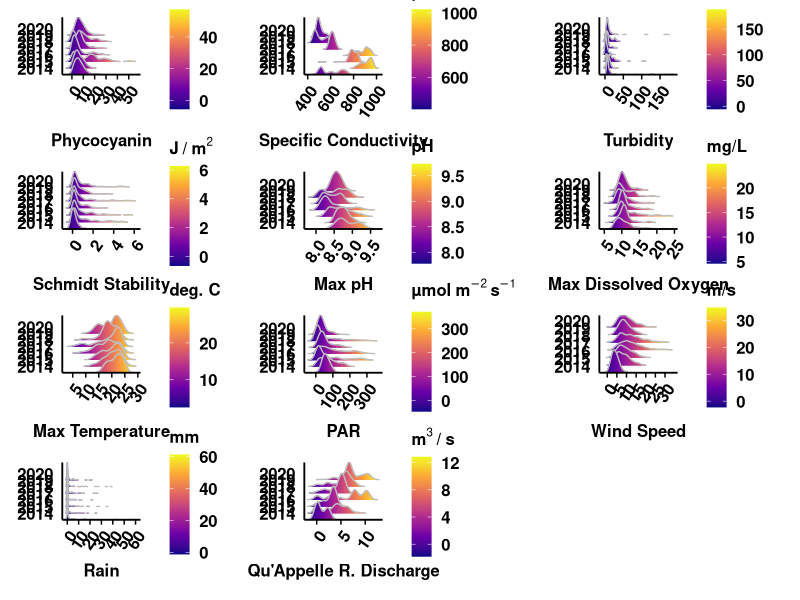

Reproduce this figure in R.
library(tidyverse)
library(here)
library(patchwork)
library(ggridges)

#Data
all_dat <- read_csv(here('data/processed_data', 'BP_all_June72022.csv'))

#Qu'appelle at Elbow drop structure daily flow data
quap_dat <- read_csv(here('data/raw_data', 'stationO5JG006_parms.csv'))

quap_dat <- quap_dat %>% filter(PARAM == 1, YEAR > 2013)%>% 
  rename('DOY' = DD,
         "Quap_Flow" = Value) %>%
  select(YEAR, DOY, Quap_Flow)

#join flow and weather to larger data file
all_dat <- all_dat %>% left_join(quap_dat, by = c("Year" = "YEAR", "DOY" = "DOY"))

#Ridge Density Plots (Figure 4)

phyco <- ggplot(all_dat, aes(x = PhycoRFUShallow, y = factor(Year), fill = stat(x))) +
  geom_density_ridges_gradient(scale = 3, rel_min_height = 0.001, colour= "grey") +
  scale_x_continuous(breaks = seq(0,55, 10)) + 
  scale_fill_viridis_c(option = "plasma", direction = 1, name = "RFU") +
  scale_y_discrete(expand = c(0,0))+
  labs(x = "Phycocyanin", y = NULL) +
  theme_ridges(grid = FALSE, center_axis_labels = TRUE)+
  theme(axis.text.x = element_text(angle=55, hjust=1, vjust=1, face = "bold", size = 12),
        axis.text.y = element_text(face = "bold", size = 12),
        axis.title.x = element_text(face = "bold", size =12),
        axis.title.y = element_text(face = "bold", size = 12),
        panel.grid.major = element_blank(),
        panel.grid.minor = element_blank(),
        axis.ticks.y = element_blank(),
        axis.line = element_line(),
        legend.text = element_text(face = "bold", size = 12),
        legend.title = element_text(face = "bold", size =12))


turb <- ggplot(all_dat, aes(x = TurbShallow, y = factor(Year), fill = stat(x))) +
  geom_density_ridges_gradient(scale = 3, rel_min_height = 0.001, colour= "grey") +
  scale_x_continuous() + 
  scale_fill_viridis_c(option = "plasma", direction = 1, name = "NTU") +
  scale_y_discrete(expand = c(0,0))+
  labs(x = "Turbidity", y = NULL) +
  theme_ridges(grid = FALSE, center_axis_labels = TRUE)+
  theme(axis.text.x = element_text(angle=55, hjust=1, vjust=1, face = "bold", size = 12),
        axis.text.y = element_text(face = "bold", size = 12),
        axis.title.x = element_text(face = "bold", size =12),
        axis.title.y = element_text(face = "bold", size = 12),
        panel.grid.major = element_blank(),
        panel.grid.minor = element_blank(),
        axis.ticks.y = element_blank(),
        axis.line = element_line(),
        legend.text = element_text(face = "bold", size = 12),
        legend.title = element_text(face = "bold", size =12))

cond <- ggplot(all_dat, aes(x = SpCondShallow, y = factor(Year), fill = stat(x))) +
  geom_density_ridges_gradient(scale = 3, rel_min_height = 0.001, colour= "grey") +
  scale_x_continuous() + 
  scale_fill_viridis_c(option = "plasma", direction = 1, name = "µS/cm") +
  scale_y_discrete(expand = c(0,0))+
  labs(x = "Specific Conductivity", y = NULL) +
  theme_ridges(grid = FALSE, center_axis_labels = TRUE)+
  theme(axis.text.x = element_text(angle=55, hjust=1, vjust=1, face = "bold", size = 12),
        axis.text.y = element_text(face = "bold", size = 12),
        axis.title.x = element_text(face = "bold", size =12),
        axis.title.y = element_text(face = "bold", size = 12),
        panel.grid.major = element_blank(),
        panel.grid.minor = element_blank(),
        axis.ticks.y = element_blank(),
        axis.line = element_line(),
        legend.text = element_text(face = "bold", size = 12),
        legend.title = element_text(face = "bold", size =12))


PAR <- ggplot(all_dat, aes(x = PARW2, y = factor(Year), fill = stat(x))) +
  geom_density_ridges_gradient(scale = 3, rel_min_height = 0.001, colour = "grey") +
  scale_x_continuous() + 
  scale_fill_viridis_c(option = "plasma", direction = 1, name = expression(bold(µmol~m^-2~s^-1))) +
  scale_y_discrete(expand = c(0,0))+
  labs(x = "PAR", y = NULL) +
  theme_ridges(grid = FALSE, center_axis_labels = TRUE)+
  theme(axis.text.x = element_text(angle=55, hjust=1, vjust=1, face = "bold", size = 12),
        axis.text.y = element_text(face = "bold", size = 12),
        axis.title.x = element_text(face = "bold", size =12),
        axis.title.y = element_text(face = "bold", size = 12),
        panel.grid.major = element_blank(),
        panel.grid.minor = element_blank(),
        axis.ticks.y = element_blank(),
        axis.line = element_line(),
        legend.text = element_text(face = "bold", size = 12),
        legend.title = element_text(face = "bold", size =12))



wind <- ggplot(all_dat, aes(x = WindSp, y = factor(Year), fill = stat(x))) +
  geom_density_ridges_gradient(scale = 3, rel_min_height = 0.001, colour = "grey") +
  scale_x_continuous(breaks = seq(0,30, 5)) + 
  scale_fill_viridis_c(option = "plasma", direction = 1, name = "m/s") +
  scale_y_discrete(expand = c(0,0))+
  labs(x = "Wind Speed", y = NULL) +
  theme_ridges(grid = FALSE, center_axis_labels = TRUE)+
  theme(axis.text.x = element_text(angle=55, hjust=1, vjust=1, face = "bold", size = 12),
        axis.text.y = element_text(face = "bold", size = 12),
        axis.title.x = element_text(face = "bold", size =12),
        axis.title.y = element_text(face = "bold", size = 12),
        panel.grid.major = element_blank(),
        panel.grid.minor = element_blank(),
        axis.ticks.y = element_blank(),
        axis.line = element_line(),
        legend.text = element_text(face = "bold", size = 12),
        legend.title = element_text(face = "bold", size =12))


rain <- ggplot(all_dat, aes(x = Total_Precip_mm, y = factor(Year), fill = stat(x))) +
  geom_density_ridges_gradient(scale = 3, rel_min_height = 0.001, colour = "grey") +
  scale_x_continuous(breaks = seq(0,70, 10)) + 
  scale_fill_viridis_c(option = "plasma", direction = 1, name = "mm") +
  scale_y_discrete(expand = c(0,0))+
  labs(x = "Rain", y = NULL) +
  theme_ridges(grid = FALSE, center_axis_labels = TRUE)+
  theme(axis.text.x = element_text(angle=55, hjust=1, vjust=1, face = "bold", size = 12),
        axis.text.y = element_text(face = "bold", size = 12),
        axis.title.x = element_text(face = "bold", size =12),
        axis.title.y = element_text(face = "bold", size = 12),
        panel.grid.major = element_blank(),
        panel.grid.minor = element_blank(),
        axis.ticks.y = element_blank(),
        axis.line = element_line(),
        legend.text = element_text(face = "bold", size = 12),
        legend.title = element_text(face = "bold", size =12))


flow <- ggplot(all_dat, aes(x = Quap_Flow, y = factor(Year), fill = stat(x))) +
  geom_density_ridges_gradient(scale = 3, rel_min_height = 0.001, colour = "grey") +
  scale_x_continuous(breaks = seq(0,20, 5)) + 
  scale_fill_viridis_c(option = "plasma", direction = 1, name = expression(bold(m^3~"/"~s))) +
  scale_y_discrete(expand = c(0,0))+
  labs(x = "Qu'Appelle R. Discharge", y = NULL) +
  theme_ridges(grid = FALSE, center_axis_labels = TRUE)+
  theme(axis.text.x = element_text(angle=55, hjust=1, vjust=1, face = "bold", size = 12),
        axis.text.y = element_text(face = "bold", size = 12),
        axis.title.x = element_text(face = "bold", size =12),
        axis.title.y = element_text(face = "bold", size = 12),
        panel.grid.major = element_blank(),
        panel.grid.minor = element_blank(),
        axis.ticks.y = element_blank(),
        axis.line = element_line(),
        legend.text = element_text(face = "bold", size = 12),
        legend.title = element_text(face = "bold", size =12))



schmidt <- ggplot(all_dat, aes(x = Schmidt, y = factor(Year), fill = stat(x))) +
  geom_density_ridges_gradient(scale = 3, rel_min_height = 0.001, colour = "grey") +
  scale_x_continuous() + 
  scale_fill_viridis_c(option = "plasma", direction = 1, name = expression(bold(J~"/"~m^2))) +
  scale_y_discrete(expand = c(0,0))+
  labs(x = "Schmidt Stability", y = NULL) +
  theme_ridges(grid = FALSE, center_axis_labels = TRUE)+
  theme(axis.text.x = element_text(angle=55, hjust=1, vjust=1, face = "bold", size = 12),
        axis.text.y = element_text(face = "bold", size = 12),
        axis.title.x = element_text(face = "bold", size =12),
        axis.title.y = element_text(face = "bold", size = 12),
        panel.grid.major = element_blank(),
        panel.grid.minor = element_blank(),
        axis.ticks.y = element_blank(),
        axis.line = element_line(),
        legend.text = element_text(face = "bold", size = 12),
        legend.title = element_text(face = "bold", size =12))


pH_max <- ggplot(all_dat, aes(x = pHShallow_max, y = factor(Year), fill = stat(x))) +
  geom_density_ridges_gradient(scale = 3, rel_min_height = 0.001, colour= "grey") +
  scale_x_continuous() + 
  scale_fill_viridis_c(option = "plasma", direction = 1, name = "pH") +
  scale_y_discrete(expand = c(0,0))+
  labs(x = "Max pH", y = NULL) +
  theme_ridges(grid = FALSE, center_axis_labels = TRUE)+
  theme(axis.text.x = element_text(angle=55, hjust=1, vjust=1, face = "bold", size = 12),
        axis.text.y = element_text(face = "bold", size = 12),
        axis.title.x = element_text(face = "bold", size =12),
        axis.title.y = element_text(face = "bold", size = 12),
        panel.grid.major = element_blank(),
        panel.grid.minor = element_blank(),
        axis.ticks.y = element_blank(),
        axis.line = element_line(),
        legend.text = element_text(face = "bold", size = 12),
        legend.title = element_text(face = "bold", size =12))

  
temp_max <- ggplot(all_dat, aes(x = TempShallow_max, y = factor(Year), fill = stat(x))) +
    geom_density_ridges_gradient(scale = 3, rel_min_height = 0.001, colour= "grey") +
    scale_x_continuous(breaks = seq(0,35,5)) + 
    scale_fill_viridis_c(option = "plasma", direction = 1, name = "deg. C") +
  scale_y_discrete(expand = c(0,0))+
    labs(x = "Max Temperature", y = NULL) +
    theme_ridges(grid = FALSE, center_axis_labels = TRUE)+
  theme(axis.text.x = element_text(angle=55, hjust=1, vjust=1, face = "bold", size = 12),
        axis.text.y = element_text(face = "bold", size = 12),
        axis.title.x = element_text(face = "bold", size =12),
        axis.title.y = element_text(face = "bold", size = 12),
        panel.grid.major = element_blank(),
        panel.grid.minor = element_blank(),
        axis.ticks.y = element_blank(),
        axis.line = element_line(),
        legend.text = element_text(face = "bold", size = 12),
        legend.title = element_text(face = "bold", size =12))

  
ODO_max <- ggplot(all_dat, aes(x = ODOShallow_max, y = factor(Year), fill = stat(x))) +
    geom_density_ridges_gradient(scale = 3, rel_min_height = 0.001, colour= "grey") +
    scale_x_continuous() + 
    scale_fill_viridis_c(option = "plasma", direction = 1, name = "mg/L") +
  scale_y_discrete(expand = c(0,0))+
    labs(x = "Max Dissolved Oxygen", y = NULL) +
    theme_ridges(grid = FALSE, center_axis_labels = TRUE)+
  theme(axis.text.x = element_text(angle=55, hjust=1, vjust=1, face = "bold", size = 12),
        axis.text.y = element_text(face = "bold", size = 12),
        axis.title.x = element_text(face = "bold", size =12),
        axis.title.y = element_text(face = "bold", size = 12),
        panel.grid.major = element_blank(),
        panel.grid.minor = element_blank(),
        axis.ticks.y = element_blank(),
        axis.line = element_line(),
        legend.text = element_text(face = "bold", size = 12),
        legend.title = element_text(face = "bold", size =12))


##Figure 5 - multipanel ridge density plot

#Patchwork plot
layout <- "
AABBCC#
DDEEFF#
GGHHII#
JJKK###
"

phyco + cond + turb + schmidt + pH_max + ODO_max + temp_max + PAR + wind + rain + flow + plot_layout(design = layout)


#BPWTP Phosphorus (Figure 6)
Phos_tot <- ggplot(all_dat, aes(x = Phosphate_total, y = factor(Year), fill = stat(x))) +
  geom_density_ridges_gradient(scale = 3, rel_min_height = 0.001, colour= "grey", jittered_points = TRUE, point_colour = "black") +
  scale_x_continuous(limits = c(0, 250)) + 
  scale_fill_viridis_c(option = "plasma", direction = 1, name = "µg P/L") +
  scale_y_discrete(expand = c(0,0))+
  labs(x = "Total Phosphorus", y = NULL) +
  theme_ridges(grid = FALSE, center_axis_labels = TRUE)+
  theme(axis.text.x = element_text(angle=55, hjust=1, vjust=1, face = "bold", size = 12),
        axis.text.y = element_text(face = "bold", size = 12),
        axis.title.x = element_text(face = "bold", size =12),
        axis.title.y = element_text(face = "bold", size = 12),
        panel.grid.major = element_blank(),
        panel.grid.minor = element_blank(),
        axis.ticks.y = element_blank(),
        axis.line = element_line(),
        legend.text = element_text(face = "bold", size = 12),
        legend.title = element_text(face = "bold", size =12))

  
  
  
  
  
 


